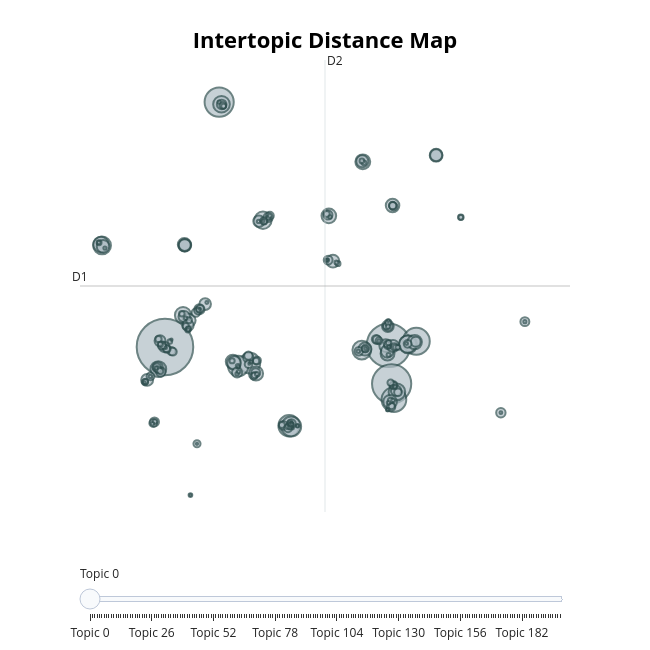

Notebook source saved alongside this figure:
### Code cell
topic_model.visualize_topics()

### Figure 1 — Plotly figure (JSON) as saved in the notebook; plotly's stock layout.template omitted (floating-point values rounded to 4 significant figures; data arrays with more than 128 entries replaced by an {"elided": "..."} marker saying what was removed)
{"data": [{"customdata": {"elided": "199x3 mixed values"}, "hovertemplate": "<b>Topic %{customdata[0]}</b><br>%{customdata[1]}<br>Size: %{customdata[2]}", "legendgroup": "", "marker": {"color": "#B0BEC5", "line": {"color": "DarkSlateGrey", "width": 2}, "size": {"elided": "199 int values"}, "sizemode": "area", "sizeref": 22.09, "symbol": "circle"}, "mode": "markers", "name": "", "orientation": "v", "showlegend": false, "type": "scatter", "x": {"elided": "199 float values"}, "xaxis": "x", "y": {"elided": "199 float values"}, "yaxis": "y"}], "layout": {"annotations": [{"showarrow": false, "text": "D1", "x": -9.091, "y": 6.569, "yshift": 10}, {"showarrow": false, "text": "D2", "x": 6.366, "xshift": 10, "y": 21.95}], "height": 650, "hoverlabel": {"bgcolor": "white", "font": {"family": "Rockwell", "size": 16}}, "legend": {"itemsizing": "constant", "tracegroupgap": 0}, "margin": {"t": 60}, "shapes": [{"line": {"color": "#CFD8DC", "width": 2}, "type": "line", "x0": 6.366, "x1": 6.366, "y0": -8.815, "y1": 21.95}, {"line": {"color": "#9E9E9E", "width": 2}, "type": "line", "x0": -9.091, "x1": 21.82, "y0": 6.569, "y1": 6.569}], "sliders": [{"active": 0, "pad": {"t": 50}, "steps": [{"args": [{"marker.color": {"elided": "1x199 str values"}}], "label": "Topic 0", "method": "update"}, {"args": [{"marker.color": {"elided": "1x199 str values"}}], "label": "Topic 1", "method": "update"}, {"args": [{"marker.color": {"elided": "1x199 str values"}}], "label": "Topic 2", "method": "update"}, {"args": [{"marker.color": {"elided": "1x199 str values"}}], "label": "Topic 3", "method": "update"}, {"args": [{"marker.color": {"elided": "1x199 str values"}}], "label": "Topic 4", "method": "update"}, {"args": [{"marker.color": {"elided": "1x199 str values"}}], "label": "Topic 5", "method": "update"}, {"args": [{"marker.color": {"elided": "1x199 str values"}}], "label": "Topic 6", "method": "update"}, {"args": [{"marker.color": {"elided": "1x199 str values"}}], "label": "Topic 7", "method": "update"}, {"args": [{"marker.color": {"elided": "1x199 str values"}}], "label": "Topic 8", "method": "update"}, {"args": [{"marker.color": {"elided": "1x199 str values"}}], "label": "Topic 9", "method": "update"}, {"args": [{"marker.color": {"elided": "1x199 str values"}}], "label": "Topic 10", "method": "update"}, {"args": [{"marker.color": {"elided": "1x199 str values"}}], "label": "Topic 11", "method": "update"}, {"args": [{"marker.color": {"elided": "1x199 str values"}}], "label": "Topic 12", "method": "update"}, {"args": [{"marker.color": {"elided": "1x199 str values"}}], "label": "Topic 13", "method": "update"}, {"args": [{"marker.color": {"elided": "1x199 str values"}}], "label": "Topic 14", "method": "update"}, {"args": [{"marker.color": {"elided": "1x199 str values"}}], "label": "Topic 15", "method": "update"}, {"args": [{"marker.color": {"elided": "1x199 str values"}}], "label": "Topic 16", "method": "update"}, {"args": [{"marker.color": {"elided": "1x199 str values"}}], "label": "Topic 17", "method": "update"}, {"args": [{"marker.color": {"elided": "1x199 str values"}}], "label": "Topic 18", "method": "update"}, {"args": [{"marker.color": {"elided": "1x199 str values"}}], "label": "Topic 19", "method": "update"}, {"args": [{"marker.color": {"elided": "1x199 str values"}}], "label": "Topic 20", "method": "update"}, {"args": [{"marker.color": {"elided": "1x199 str values"}}], "label": "Topic 21", "method": "update"}, {"args": [{"marker.color": {"elided": "1x199 str values"}}], "label": "Topic 22", "method": "update"}, {"args": [{"marker.color": {"elided": "1x199 str values"}}], "label": "Topic 23", "method": "update"}, {"args": [{"marker.color": {"elided": "1x199 str values"}}], "label": "Topic 24", "method": "update"}, {"args": [{"marker.color": {"elided": "1x199 str values"}}], "label": "Topic 25", "method": "update"}, {"args": [{"marker.color": {"elided": "1x199 str values"}}], "label": "Topic 26", "method": "update"}, {"args": [{"marker.color": {"elided": "1x199 str values"}}], "label": "Topic 27", "method": "update"}, {"args": [{"marker.color": {"elided": "1x199 str values"}}], "label": "Topic 28", "method": "update"}, {"args": [{"marker.color": {"elided": "1x199 str values"}}], "label": "Topic 29", "method": "update"}, {"args": [{"marker.color": {"elided": "1x199 str values"}}], "label": "Topic 30", "method": "update"}, {"args": [{"marker.color": {"elided": "1x199 str values"}}], "label": "Topic 31", "method": "update"}, {"args": [{"marker.color": {"elided": "1x199 str values"}}], "label": "Topic 32", "method": "update"}, {"args": [{"marker.color": {"elided": "1x199 str values"}}], "label": "Topic 33", "method": "update"}, {"args": [{"marker.color": {"elided": "1x199 str values"}}], "label": "Topic 34", "method": "update"}, {"args": [{"marker.color": {"elided": "1x199 str values"}}], "label": "Topic 35", "method": "update"}, {"args": [{"marker.color": {"elided": "1x199 str values"}}], "label": "Topic 36", "method": "update"}, {"args": [{"marker.color": {"elided": "1x199 str values"}}], "label": "Topic 37", "method": "update"}, {"args": [{"marker.color": {"elided": "1x199 str values"}}], "label": "Topic 38", "method": "update"}, {"args": [{"marker.color": {"elided": "1x199 str values"}}], "label": "Topic 39", "method": "update"}, {"args": [{"marker.color": {"elided": "1x199 str values"}}], "label": "Topic 40", "method": "update"}, {"args": [{"marker.color": {"elided": "1x199 str values"}}], "label": "Topic 41", "method": "update"}, {"args": [{"marker.color": {"elided": "1x199 str values"}}], "label": "Topic 42", "method": "update"}, {"args": [{"marker.color": {"elided": "1x199 str values"}}], "label": "Topic 43", "method": "update"}, {"args": [{"marker.color": {"elided": "1x199 str values"}}], "label": "Topic 44", "method": "update"}, {"args": [{"marker.color": {"elided": "1x199 str values"}}], "label": "Topic 45", "method": "update"}, {"args": [{"marker.color": {"elided": "1x199 str values"}}], "label": "Topic 46", "method": "update"}, {"args": [{"marker.color": {"elided": "1x199 str values"}}], "label": "Topic 47", "method": "update"}, {"args": [{"marker.color": {"elided": "1x199 str values"}}], "label": "Topic 48", "method": "update"}, {"args": [{"marker.color": {"elided": "1x199 str values"}}], "label": "Topic 49", "method": "update"}, {"args": [{"marker.color": {"elided": "1x199 str values"}}], "label": "Topic 50", "method": "update"}, {"args": [{"marker.color": {"elided": "1x199 str values"}}], "label": "Topic 51", "method": "update"}, {"args": [{"marker.color": {"elided": "1x199 str values"}}], "label": "Topic 52", "method": "update"}, {"args": [{"marker.color": {"elided": "1x199 str values"}}], "label": "Topic 53", "method": "update"}, {"args": [{"marker.color": {"elided": "1x199 str values"}}], "label": "Topic 54", "method": "update"}, {"args": [{"marker.color": {"elided": "1x199 str values"}}], "label": "Topic 55", "method": "update"}, {"args": [{"marker.color": {"elided": "1x199 str values"}}], "label": "Topic 56", "method": "update"}, {"args": [{"marker.color": {"elided": "1x199 str values"}}], "label": "Topic 57", "method": "update"}, {"args": [{"marker.color": {"elided": "1x199 str values"}}], "label": "Topic 58", "method": "update"}, {"args": [{"marker.color": {"elided": "1x199 str values"}}], "label": "Topic 59", "method": "update"}, {"args": [{"marker.color": {"elided": "1x199 str values"}}], "label": "Topic 60", "method": "update"}, {"args": [{"marker.color": {"elided": "1x199 str values"}}], "label": "Topic 61", "method": "update"}, {"args": [{"marker.color": {"elided": "1x199 str values"}}], "label": "Topic 62", "method": "update"}, {"args": [{"marker.color": {"elided": "1x199 str values"}}], "label": "Topic 63", "method": "update"}, {"args": [{"marker.color": {"elided": "1x199 str values"}}], "label": "Topic 64", "method": "update"}, {"args": [{"marker.color": {"elided": "1x199 str values"}}], "label": "Topic 65", "method": "update"}, {"args": [{"marker.color": {"elided": "1x199 str values"}}], "label": "Topic 66", "method": "update"}, {"args": [{"marker.color": {"elided": "1x199 str values"}}], "label": "Topic 67", "method": "update"}, {"args": [{"marker.color": {"elided": "1x199 str values"}}], "label": "Topic 68", "method": "update"}, {"args": [{"marker.color": {"elided": "1x199 str values"}}], "label": "Topic 69", "method": "update"}, {"args": [{"marker.color": {"elided": "1x199 str values"}}], "label": "Topic 70", "method": "update"}, {"args": [{"marker.color": {"elided": "1x199 str values"}}], "label": "Topic 71", "method": "update"}, {"args": [{"marker.color": {"elided": "1x199 str values"}}], "label": "Topic 72", "method": "update"}, {"args": [{"marker.color": {"elided": "1x199 str values"}}], "label": "Topic 73", "method": "update"}, {"args": [{"marker.color": {"elided": "1x199 str values"}}], "label": "Topic 74", "method": "update"}, {"args": [{"marker.color": {"elided": "1x199 str values"}}], "label": "Topic 75", "method": "update"}, {"args": [{"marker.color": {"elided": "1x199 str values"}}], "label": "Topic 76", "method": "update"}, {"args": [{"marker.color": {"elided": "1x199 str values"}}], "label": "Topic 77", "method": "update"}, {"args": [{"marker.color": {"elided": "1x199 str values"}}], "label": "Topic 78", "method": "update"}, {"args": [{"marker.color": {"elided": "1x199 str values"}}], "label": "Topic 79", "method": "update"}, {"args": [{"marker.color": {"elided": "1x199 str values"}}], "label": "Topic 80", "method": "update"}, {"args": [{"marker.color": {"elided": "1x199 str values"}}], "label": "Topic 81", "method": "update"}, {"args": [{"marker.color": {"elided": "1x199 str values"}}], "label": "Topic 82", "method": "update"}, {"args": [{"marker.color": {"elided": "1x199 str values"}}], "label": "Topic 83", "method": "update"}, {"args": [{"marker.color": {"elided": "1x199 str values"}}], "label": "Topic 84", "method": "update"}, {"args": [{"marker.color": {"elided": "1x199 str values"}}], "label": "Topic 85", "method": "update"}, {"args": [{"marker.color": {"elided": "1x199 str values"}}], "label": "Topic 86", "method": "update"}, {"args": [{"marker.color": {"elided": "1x199 str values"}}], "label": "Topic 87", "method": "update"}, {"args": [{"marker.color": {"elided": "1x199 str values"}}], "label": "Topic 88", "method": "update"}, {"args": [{"marker.color": {"elided": "1x199 str values"}}], "label": "Topic 89", "method": "update"}, {"args": [{"marker.color": {"elided": "1x199 str values"}}], "label": "Topic 90", "method": "update"}, {"args": [{"marker.color": {"elided": "1x199 str values"}}], "label": "Topic 91", "method": "update"}, {"args": [{"marker.color": {"elided": "1x199 str values"}}], "label": "Topic 92", "method": "update"}, {"args": [{"marker.color": {"elided": "1x199 str values"}}], "label": "Topic 93", "method": "update"}, {"args": [{"marker.color": {"elided": "1x199 str values"}}], "label": "Topic 94", "method": "update"}, {"args": [{"marker.color": {"elided": "1x199 str values"}}], "label": "Topic 95", "method": "update"}, {"args": [{"marker.color": {"elided": "1x199 str values"}}], "label": "Topic 96", "method": "update"}, {"args": [{"marker.color": {"elided": "1x199 str values"}}], "label": "Topic 97", "method": "update"}, {"args": [{"marker.color": {"elided": "1x199 str values"}}], "label": "Topic 98", "method": "update"}, {"args": [{"marker.color": {"elided": "1x199 str values"}}], "label": "Topic 99", "method": "update"}, {"args": [{"marker.color": {"elided": "1x199 str values"}}], "label": "Topic 100", "method": "update"}, {"args": [{"marker.color": {"elided": "1x199 str values"}}], "label": "Topic 101", "method": "update"}, {"args": [{"marker.color": {"elided": "1x199 str values"}}], "label": "Topic 102", "method": "update"}, {"args": [{"marker.color": {"elided": "1x199 str values"}}], "label": "Topic 103", "method": "update"}, {"args": [{"marker.color": {"elided": "1x199 str values"}}], "label": "Topic 104", "method": "update"}, {"args": [{"marker.color": {"elided": "1x199 str values"}}], "label": "Topic 105", "method": "update"}, {"args": [{"marker.color": {"elided": "1x199 str values"}}], "label": "Topic 106", "method": "update"}, {"args": [{"marker.color": {"elided": "1x199 str values"}}], "label": "Topic 107", "method": "update"}, {"args": [{"marker.color": {"elided": "1x199 str values"}}], "label": "Topic 108", "method": "update"}, {"args": [{"marker.color": {"elided": "1x199 str values"}}], "label": "Topic 109", "method": "update"}, {"args": [{"marker.color": {"elided": "1x199 str values"}}], "label": "Topic 110", "method": "update"}, {"args": [{"marker.color": {"elided": "1x199 str values"}}], "label": "Topic 111", "method": "update"}, {"args": [{"marker.color": {"elided": "1x199 str values"}}], "label": "Topic 112", "method": "update"}, {"args": [{"marker.color": {"elided": "1x199 str values"}}], "label": "Topic 113", "method": "update"}, {"args": [{"marker.color": {"elided": "1x199 str values"}}], "label": "Topic 114", "method": "update"}, {"args": [{"marker.color": {"elided": "1x199 str values"}}], "label": "Topic 115", "method": "update"}, {"args": [{"marker.color": {"elided": "1x199 str values"}}], "label": "Topic 116", "method": "update"}, {"args": [{"marker.color": {"elided": "1x199 str values"}}], "label": "Topic 117", "method": "update"}, {"args": [{"marker.color": {"elided": "1x199 str values"}}], "label": "Topic 118", "method": "update"}, {"args": [{"marker.color": {"elided": "1x199 str values"}}], "label": "Topic 119", "method": "update"}, {"args": [{"marker.color": {"elided": "1x199 str values"}}], "label": "Topic 120", "method": "update"}, {"args": [{"marker.color": {"elided": "1x199 str values"}}], "label": "Topic 121", "method": "update"}, {"args": [{"marker.color": {"elided": "1x199 str values"}}], "label": "Topic 122", "method": "update"}, {"args": [{"marker.color": {"elided": "1x199 str values"}}], "label": "Topic 123", "method": "update"}, {"args": [{"marker.color": {"elided": "1x199 str values"}}], "label": "Topic 124", "method": "update"}, {"args": [{"marker.color": {"elided": "1x199 str values"}}], "label": "Topic 125", "method": "update"}, {"args": [{"marker.color": {"elided": "1x199 str values"}}], "label": "Topic 126", "method": "update"}, {"args": [{"marker.color": {"elided": "1x199 str values"}}], "label": "Topic 127", "method": "update"}, {"args": [{"marker.color": {"elided": "1x199 str values"}}], "label": "Topic 128", "method": "update"}, {"args": [{"marker.color": {"elided": "1x199 str values"}}], "label": "Topic 129", "method": "update"}, {"args": [{"marker.color": {"elided": "1x199 str values"}}], "label": "Topic 130", "method": "update"}, {"args": [{"marker.color": {"elided": "1x199 str values"}}], "label": "Topic 131", "method": "update"}, {"args": [{"marker.color": {"elided": "1x199 str values"}}], "label": "Topic 132", "method": "update"}, {"args": [{"marker.color": {"elided": "1x199 str values"}}], "label": "Topic 133", "method": "update"}, {"args": [{"marker.color": {"elided": "1x199 str values"}}], "label": "Topic 134", "method": "update"}, {"args": [{"marker.color": {"elided": "1x199 str values"}}], "label": "Topic 135", "method": "update"}, {"args": [{"marker.color": {"elided": "1x199 str values"}}], "label": "Topic 136", "method": "update"}, {"args": [{"marker.color": {"elided": "1x199 str values"}}], "label": "Topic 137", "method": "update"}, {"args": [{"marker.color": {"elided": "1x199 str values"}}], "label": "Topic 138", "method": "update"}, {"args": [{"marker.color": {"elided": "1x199 str values"}}], "label": "Topic 139", "method": "update"}, {"args": [{"marker.color": {"elided": "1x199 str values"}}], "label": "Topic 140", "method": "update"}, {"args": [{"marker.color": {"elided": "1x199 str values"}}], "label": "Topic 141", "method": "update"}, {"args": [{"marker.color": {"elided": "1x199 str values"}}], "label": "Topic 142", "method": "update"}, {"args": [{"marker.color": {"elided": "1x199 str values"}}], "label": "Topic 143", "method": "update"}, {"args": [{"marker.color": {"elided": "1x199 str values"}}], "label": "Topic 144", "method": "update"}, {"args": [{"marker.color": {"elided": "1x199 str values"}}], "label": "Topic 145", "method": "update"}, {"args": [{"marker.color": {"elided": "1x199 str values"}}], "label": "Topic 146", "method": "update"}, {"args": [{"marker.color": {"elided": "1x199 str values"}}], "label": "Topic 147", "method": "update"}, {"args": [{"marker.color": {"elided": "1x199 str values"}}], "label": "Topic 148", "method": "update"}, {"args": [{"marker.color": {"elided": "1x199 str values"}}], "label": "Topic 149", "method": "update"}, {"args": [{"marker.color": {"elided": "1x199 str values"}}], "label": "Topic 150", "method": "update"}, {"args": [{"marker.color": {"elided": "1x199 str values"}}], "label": "Topic 151", "method": "update"}, {"args": [{"marker.color": {"elided": "1x199 str values"}}], "label": "Topic 152", "method": "update"}, {"args": [{"marker.color": {"elided": "1x199 str values"}}], "label": "Topic 153", "method": "update"}, {"args": [{"marker.color": {"elided": "1x199 str values"}}], "label": "Topic 154", "method": "update"}, {"args": [{"marker.color": {"elided": "1x199 str values"}}], "label": "Topic 155", "method": "update"}, {"args": [{"marker.color": {"elided": "1x199 str values"}}], "label": "Topic 156", "method": "update"}, {"args": [{"marker.color": {"elided": "1x199 str values"}}], "label": "Topic 157", "method": "update"}, {"args": [{"marker.color": {"elided": "1x199 str values"}}], "label": "Topic 158", "method": "update"}, {"args": [{"marker.color": {"elided": "1x199 str values"}}], "label": "Topic 159", "method": "update"}, {"args": [{"marker.color": {"elided": "1x199 str values"}}], "label": "Topic 160", "method": "update"}, {"args": [{"marker.color": {"elided": "1x199 str values"}}], "label": "Topic 161", "method": "update"}, {"args": [{"marker.color": {"elided": "1x199 str values"}}], "label": "Topic 162", "method": "update"}, {"args": [{"marker.color": {"elided": "1x199 str values"}}], "label": "Topic 163", "method": "update"}, {"args": [{"marker.color": {"elided": "1x199 str values"}}], "label": "Topic 164", "method": "update"}, {"args": [{"marker.color": {"elided": "1x199 str values"}}], "label": "Topic 165", "method": "update"}, {"args": [{"marker.color": {"elided": "1x199 str values"}}], "label": "Topic 166", "method": "update"}, {"args": [{"marker.color": {"elided": "1x199 str values"}}], "label": "Topic 167", "method": "update"}, {"args": [{"marker.color": {"elided": "1x199 str values"}}], "label": "Topic 168", "method": "update"}, {"args": [{"marker.color": {"elided": "1x199 str values"}}], "label": "Topic 169", "method": "update"}, {"args": [{"marker.color": {"elided": "1x199 str values"}}], "label": "Topic 170", "method": "update"}, {"args": [{"marker.color": {"elided": "1x199 str values"}}], "label": "Topic 171", "method": "update"}, {"args": [{"marker.color": {"elided": "1x199 str values"}}], "label": "Topic 172", "method": "update"}, {"args": [{"marker.color": {"elided": "1x199 str values"}}], "label": "Topic 173", "method": "update"}, {"args": [{"marker.color": {"elided": "1x199 str values"}}], "label": "Topic 174", "method": "update"}, {"args": [{"marker.color": {"elided": "1x199 str values"}}], "label": "Topic 175", "method": "update"}, {"args": [{"marker.color": {"elided": "1x199 str values"}}], "label": "Topic 176", "method": "update"}, {"args": [{"marker.color": {"elided": "1x199 str values"}}], "label": "Topic 177", "method": "update"}, {"args": [{"marker.color": {"elided": "1x199 str values"}}], "label": "Topic 178", "method": "update"}, {"args": [{"marker.color": {"elided": "1x199 str values"}}], "label": "Topic 179", "method": "update"}, {"args": [{"marker.color": {"elided": "1x199 str values"}}], "label": "Topic 180", "method": "update"}, {"args": [{"marker.color": {"elided": "1x199 str values"}}], "label": "Topic 181", "method": "update"}, {"args": [{"marker.color": {"elided": "1x199 str values"}}], "label": "Topic 182", "method": "update"}, {"args": [{"marker.color": {"elided": "1x199 str values"}}], "label": "Topic 183", "method": "update"}, {"args": [{"marker.color": {"elided": "1x199 str values"}}], "label": "Topic 184", "method": "update"}, {"args": [{"marker.color": {"elided": "1x199 str values"}}], "label": "Topic 185", "method": "update"}, {"args": [{"marker.color": {"elided": "1x199 str values"}}], "label": "Topic 186", "method": "update"}, {"args": [{"marker.color": {"elided": "1x199 str values"}}], "label": "Topic 187", "method": "update"}, {"args": [{"marker.color": {"elided": "1x199 str values"}}], "label": "Topic 188", "method": "update"}, {"args": [{"marker.color": {"elided": "1x199 str values"}}], "label": "Topic 189", "method": "update"}, {"args": [{"marker.color": {"elided": "1x199 str values"}}], "label": "Topic 190", "method": "update"}, {"args": [{"marker.color": {"elided": "1x199 str values"}}], "label": "Topic 191", "method": "update"}, {"args": [{"marker.color": {"elided": "1x199 str values"}}], "label": "Topic 192", "method": "update"}, {"args": [{"marker.color": {"elided": "1x199 str values"}}], "label": "Topic 193", "method": "update"}, {"args": [{"marker.color": {"elided": "1x199 str values"}}], "label": "Topic 194", "method": "update"}, {"args": [{"marker.color": {"elided": "1x199 str values"}}], "label": "Topic 195", "method": "update"}, {"args": [{"marker.color": {"elided": "1x199 str values"}}], "label": "Topic 196", "method": "update"}, {"args": [{"marker.color": {"elided": "1x199 str values"}}], "label": "Topic 197", "method": "update"}, {"args": [{"marker.color": {"elided": "1x199 str values"}}], "label": "Topic 198", "method": "update"}]}], "title": {"font": {"color": "Black", "size": 22}, "text": "<b>Intertopic Distance Map</b>", "x": 0.5, "xanchor": "center", "y": 0.95, "yanchor": "top"}, "width": 650, "xaxis": {"anchor": "y", "domain": [0, 1], "range": [-9.091, 21.82], "title": {"text": ""}, "visible": false}, "yaxis": {"anchor": "x", "domain": [0, 1], "range": [-8.815, 21.95], "title": {"text": ""}, "visible": false}}}
